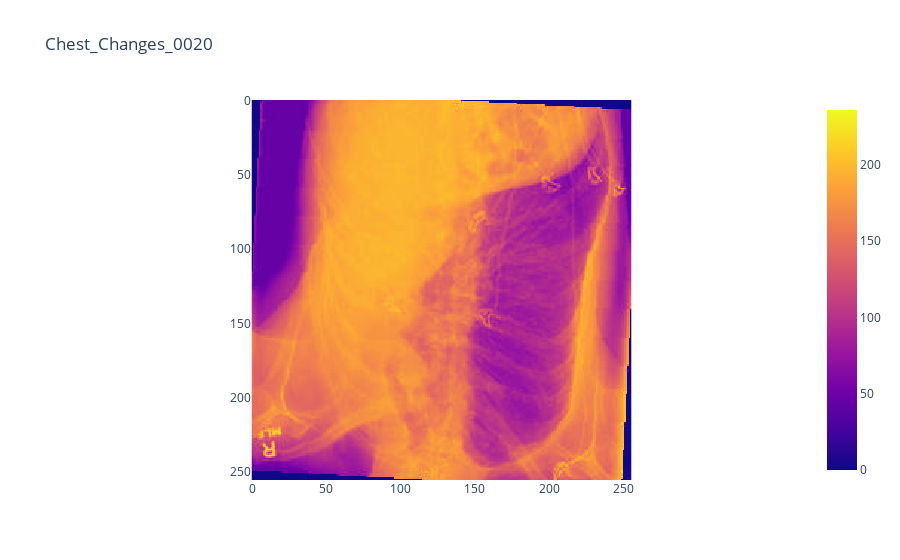

This figure's notebook cell:
### Code cell
img = tf.io.read_file("../../../Main_dataset/Chest_Changes/image_0020.jpg")
img = tf.image.decode_jpeg(img)
print(img.shape)
img = tf.reshape(img, [256,256])
import plotly.express as px
px.imshow(img, title="Chest_Changes_0020")

### Figure 1 — Plotly figure (JSON) as saved in the notebook; plotly's stock layout.template omitted (floating-point values rounded to 4 significant figures; data arrays with more than 128 entries replaced by an {"elided": "..."} marker saying what was removed)
{"data": [{"coloraxis": "coloraxis", "hovertemplate": "x: %{x}<br>y: %{y}<br>color: %{z}<extra></extra>", "name": "0", "type": "heatmap", "xaxis": "x", "yaxis": "y", "z": {"elided": "256x256 int values"}}], "layout": {"coloraxis": {"colorscale": [[0, "#0d0887"], [0.1111, "#46039f"], [0.2222, "#7201a8"], [0.3333, "#9c179e"], [0.4444, "#bd3786"], [0.5556, "#d8576b"], [0.6667, "#ed7953"], [0.7778, "#fb9f3a"], [0.8889, "#fdca26"], [1, "#f0f921"]]}, "title": {"text": "Chest_Changes_0020"}, "xaxis": {"anchor": "y", "constrain": "domain", "domain": [0, 1], "scaleanchor": "y"}, "yaxis": {"anchor": "x", "autorange": "reversed", "constrain": "domain", "domain": [0, 1]}}}
